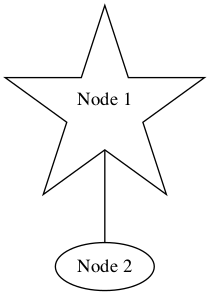

Generate this figure with Python:
import pydot

# Create the graph
graph = pydot.Dot("my_graph", graph_type="graph", overlap=False, splines='true')

# Use the shape argument.
# Some possible shapes are; 'rectangle', 'circle', 'triangle', 'star'
# Default value: 'rectangle'.
graph.add_node(pydot.Node("Node 1", shape='star'))
graph.add_node(pydot.Node("Node 2"))

# Add edge
graph.add_edge(pydot.Edge("Node 1", "Node 2"))

# Save the output
graph.write_png("ChangeNodeShape.png")
